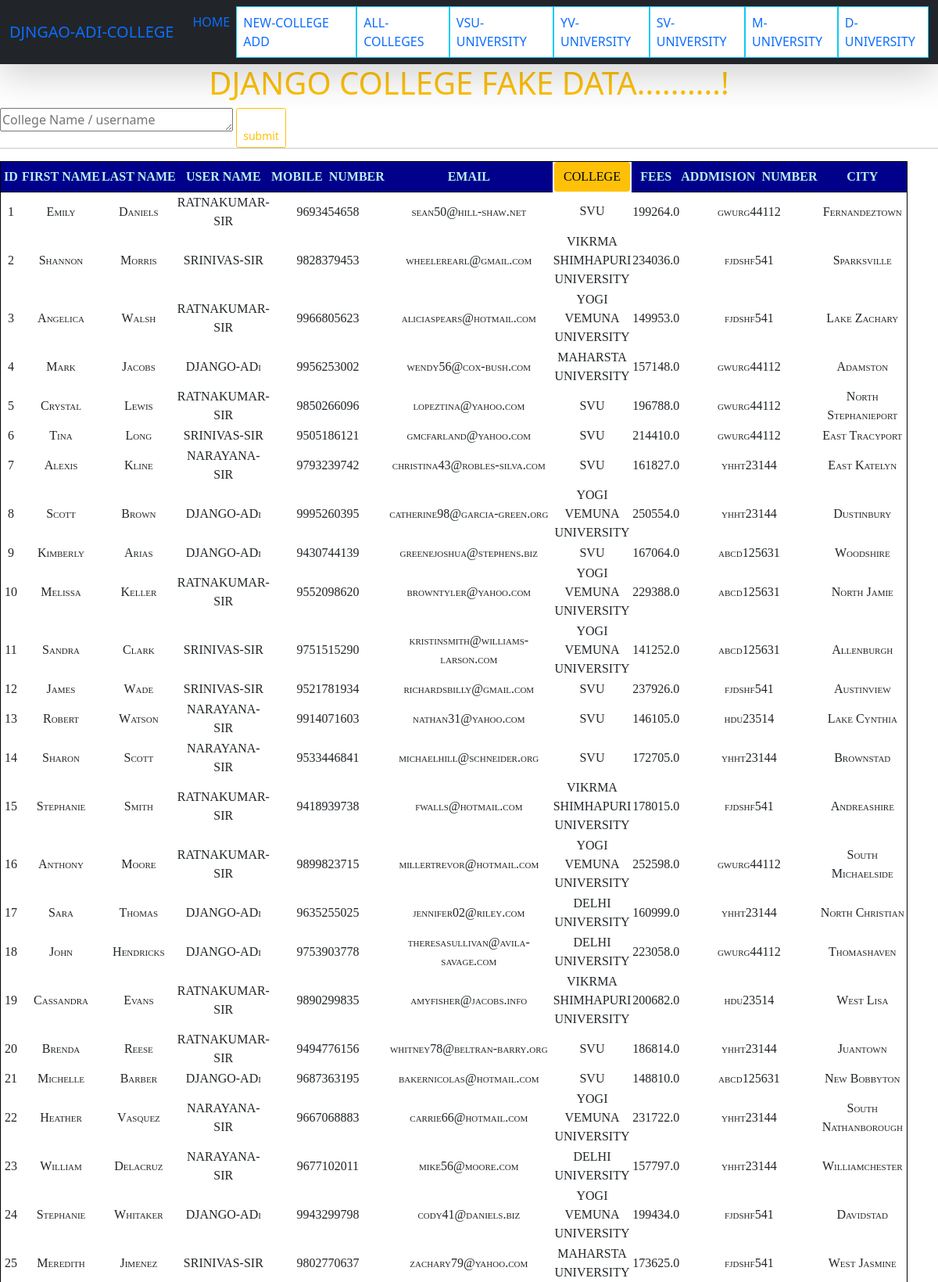
The page /all-colleges-display (upper part) on the database its author committed.
### college/models.py (models this page shows)
class CollegeDate(models.Model):
    first_name = models.CharField(max_length=120)
    last_name = models.CharField(max_length=120)
    username = models.CharField(max_length=120)
    mobile = models.BigIntegerField()
    email  = models.EmailField()
    college = models.CharField(max_length=250)
    city = models.CharField(max_length=120)
    fees = models.FloatField()
    addmision_numbers = models.CharField(max_length=200)
    def __str__(self) -> str:
        return self.username

### college/views.py (the view)
# urls.py: path('all-colleges-display',views.College_display_data,name='allcolleges'),
def College_display_data(request):
    if request.method == "POST":
        username = request.POST.get('one')
        return render(request,'COLLEGE/College_display_data_view.html',{'college':username})
    else:
        college = CollegeDate.objects.all()
    context = {
    'dispaly_college' : college
    }
    print(college)
    return render(request,'COLLEGE/College_display_data_view.html',context)

### college/templates/COLLEGE/College_display_data_view.html (shortened to what this page needs)
{% extends "COLLEGE/base.html" %}
{% load static %}
{% block content %}
    <h1 class="text-center bg-outline-info text-warning">DJANGO COLLEGE FAKE DATA..........!</h1>
<div class="jumbotron-fluid ">
    <div>
        <form action="" method="POST">
            <textarea type="search" name="one" id="" cols="30" rows="1" placeholder="College Name / username " ></textarea>
            <input type="submit" value="submit" class="btn btn-outline-warning btn-sm pt-4 text-center ">
        </form>
    </div>
    <hr class="mt-0">
    <div class="row">
        <dic class="col-sm-6">
                <table>
                    <thead class=" table-bordered table-shadow">
                        <tr>
                            <th>ID</th>
                            <th>FIRST&nbsp;NAME</th>
                            <th>LAST&nbsp;NAME</th>
                            <th>USER&nbsp;NAME</th>
                            <th>MOBILE&nbsp;&nbsp;NUMBER</th>
                            <th>EMAIL</th>
                            <th class="btn btn-warning">COLLEGE</th>
                            <th>FEES</th>
                            <th>ADDMISION&nbsp;&nbsp;NUMBER</th>
                            <th>CITY</th>
                        </tr>
                    </thead>
                    <tbody>
                        {% for i in dispaly_college %}
                        <tr>
                           <td>{{forloop.counter}}</td>
                            <td>{{i.first_name}}</td>
                            <td>{{i.last_name}}</td>
                            <td>{{i.username}}</td>
                            <td>{{i.mobile}}</td>
                            <td>{{i.email}}</td>
                            <td>{{i.college}}</td></a>
                            <td>{{i.fees}}</td>
                            <td>{{i.addmision_numbers}}</td>
                            <td>{{i.city}}</td>
                          </tr>
                          {% endfor %}
                    </tbody>
                </table>
        </dic>
    </div>
</div>
{% endblock %}

### college/static/COLLEGE/css/style.css (style rules this page uses)
table { background-color: rgba(195, 216, 190, 0.021); text-align: center; font-family: Georgia, 'Times New Roman', Times, serif; font-weight: 500; font-variant: small-caps; border: 1px solid black; padding: auto; min-width: fit-content; width: 100%; padding: 0px 0px; margin: auto 0px; }
th { color: rgb(183, 240, 237); background-color:darkblue; font-weight: 800; text-overflow: inherit; text-shadow: 2px 1px rgb(97, 61, 61) hotpink; border: 1px solid black; }
td { border: 1px solid black; }

### rows shown on the page
CollegeDate: first_name "Emily", last_name "Daniels", username "RATNAKUMAR-SIR", mobile "9693454658", email "sean50@hill-shaw.net", college "SVU", fees "199264.0", addmision_numbers "gwurg44112", city "Fernandeztown"
CollegeDate: first_name "Shannon", last_name "Morris", username "SRINIVAS-SIR", mobile "9828379453", email "wheelerearl@gmail.com", college "VIKRMA SHIMHAPURI UNIVERSITY", fees "234036.0", addmision_numbers "fjdshf541", city "Sparksville"
CollegeDate: first_name "Angelica", last_name "Walsh", username "RATNAKUMAR-SIR", mobile "9966805623", email "aliciaspears@hotmail.com", college "YOGI VEMUNA UNIVERSITY", fees "149953.0", addmision_numbers "fjdshf541", city "Lake Zachary"
CollegeDate: first_name "Mark", last_name "Jacobs", username "DJANGO-ADi", mobile "9956253002", email "wendy56@cox-bush.com", college "MAHARSTA UNIVERSITY", fees "157148.0", addmision_numbers "gwurg44112", city "Adamston"
CollegeDate: first_name "Crystal", last_name "Lewis", username "RATNAKUMAR-SIR", mobile "9850266096", email "lopeztina@yahoo.com", college "SVU", fees "196788.0", addmision_numbers "gwurg44112", city "North Stephanieport"
CollegeDate: first_name "Tina", last_name "Long", username "SRINIVAS-SIR", mobile "9505186121", email "gmcfarland@yahoo.com", college "SVU", fees "214410.0", addmision_numbers "gwurg44112", city "East Tracyport"
CollegeDate: first_name "Alexis", last_name "Kline", username "NARAYANA-SIR", mobile "9793239742", email "christina43@robles-silva.com", college "SVU", fees "161827.0", addmision_numbers "yhht23144", city "East Katelyn"
CollegeDate: first_name "Scott", last_name "Brown", username "DJANGO-ADi", mobile "9995260395", email "catherine98@garcia-green.org", college "YOGI VEMUNA UNIVERSITY", fees "250554.0", addmision_numbers "yhht23144", city "Dustinbury"
CollegeDate: first_name "Kimberly", last_name "Arias", username "DJANGO-ADi", mobile "9430744139", email "greenejoshua@stephens.biz", college "SVU", fees "167064.0", addmision_numbers "abcd125631", city "Woodshire"
CollegeDate: first_name "Melissa", last_name "Keller", username "RATNAKUMAR-SIR", mobile "9552098620", email "browntyler@yahoo.com", college "YOGI VEMUNA UNIVERSITY", fees "229388.0", addmision_numbers "abcd125631", city "North Jamie"
CollegeDate: first_name "Sandra", last_name "Clark", username "SRINIVAS-SIR", mobile "9751515290", email "kristinsmith@williams-larson.com", college "YOGI VEMUNA UNIVERSITY", fees "141252.0", addmision_numbers "abcd125631", city "Allenburgh"
CollegeDate: first_name "James", last_name "Wade", username "SRINIVAS-SIR", mobile "9521781934", email "richardsbilly@gmail.com", college "SVU", fees "237926.0", addmision_numbers "fjdshf541", city "Austinview"
CollegeDate: first_name "Robert", last_name "Watson", username "NARAYANA-SIR", mobile "9914071603", email "nathan31@yahoo.com", college "SVU", fees "146105.0", addmision_numbers "hdu23514", city "Lake Cynthia"
CollegeDate: first_name "Sharon", last_name "Scott", username "NARAYANA-SIR", mobile "9533446841", email "michaelhill@schneider.org", college "SVU", fees "172705.0", addmision_numbers "yhht23144", city "Brownstad"
CollegeDate: first_name "Stephanie", last_name "Smith", username "RATNAKUMAR-SIR", mobile "9418939738", email "fwalls@hotmail.com", college "VIKRMA SHIMHAPURI UNIVERSITY", fees "178015.0", addmision_numbers "fjdshf541", city "Andreashire"
CollegeDate: first_name "Anthony", last_name "Moore", username "RATNAKUMAR-SIR", mobile "9899823715", email "millertrevor@hotmail.com", college "YOGI VEMUNA UNIVERSITY", fees "252598.0", addmision_numbers "gwurg44112", city "South Michaelside"
CollegeDate: first_name "Sara", last_name "Thomas", username "DJANGO-ADi", mobile "9635255025", email "jennifer02@riley.com", college "DELHI UNIVERSITY", fees "160999.0", addmision_numbers "yhht23144", city "North Christian"
CollegeDate: first_name "John", last_name "Hendricks", username "DJANGO-ADi", mobile "9753903778", email "theresasullivan@avila-savage.com", college "DELHI UNIVERSITY", fees "223058.0", addmision_numbers "gwurg44112", city "Thomashaven"
CollegeDate: first_name "Cassandra", last_name "Evans", username "RATNAKUMAR-SIR", mobile "9890299835", email "amyfisher@jacobs.info", college "VIKRMA SHIMHAPURI UNIVERSITY", fees "200682.0", addmision_numbers "hdu23514", city "West Lisa"
CollegeDate: first_name "Brenda", last_name "Reese", username "RATNAKUMAR-SIR", mobile "9494776156", email "whitney78@beltran-barry.org", college "SVU", fees "186814.0", addmision_numbers "yhht23144", city "Juantown"
CollegeDate: first_name "Michelle", last_name "Barber", username "DJANGO-ADi", mobile "9687363195", email "bakernicolas@hotmail.com", college "SVU", fees "148810.0", addmision_numbers "abcd125631", city "New Bobbyton"
CollegeDate: first_name "Heather", last_name "Vasquez", username "NARAYANA-SIR", mobile "9667068883", email "carrie66@hotmail.com", college "YOGI VEMUNA UNIVERSITY", fees "231722.0", addmision_numbers "yhht23144", city "South Nathanborough"
CollegeDate: first_name "William", last_name "Delacruz", username "NARAYANA-SIR", mobile "9677102011", email "mike56@moore.com", college "DELHI UNIVERSITY", fees "157797.0", addmision_numbers "yhht23144", city "Williamchester"
CollegeDate: first_name "Stephanie", last_name "Whitaker", username "DJANGO-ADi", mobile "9943299798", email "cody41@daniels.biz", college "YOGI VEMUNA UNIVERSITY", fees "199434.0", addmision_numbers "fjdshf541", city "Davidstad"
CollegeDate: first_name "Meredith", last_name "Jimenez", username "SRINIVAS-SIR", mobile "9802770637", email "zachary79@yahoo.com", college "MAHARSTA UNIVERSITY", fees "173625.0", addmision_numbers "fjdshf541", city "West Jasmine"
